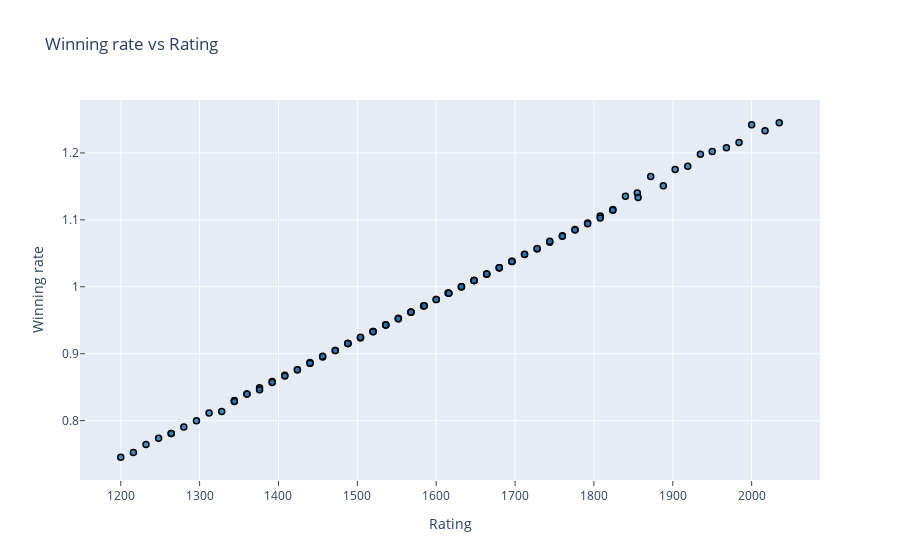

This figure's notebook cell:
### Code cell
# create trace1 
trace1 = go.Scatter(
                y = (df.international_win + df.turkish_win) / (df.international_lose + df.turkish_lose + df.international_draw + df.turkish_draw),
                x = df.rate,
                mode = 'markers',
                marker = dict(color = 'rgba(31, 119, 180, 0.8)',
                              line=dict(color='rgb(0,0,0)',width=1.5))
            )
layout = dict(title = 'Winning rate vs Rating',
             yaxis= dict(title= 'Winning rate',ticklen= 5,zeroline= False, ticks="inside"), 
             xaxis = dict(title = 'Rating', ticklen = 5, zeroline = False, ticks="outside"))
data = [trace1]

fig = {'data': data, 'layout': layout}
iplot(fig)

### Figure 1 — Plotly figure (JSON) as saved in the notebook; plotly's stock layout.template omitted (floating-point values rounded to 4 significant figures)
{"data": [{"marker": {"color": "rgba(31, 119, 180, 0.8)", "line": {"color": "rgb(0,0,0)", "width": 1.5}}, "mode": "markers", "type": "scatter", "x": [1664, 1440, 1504, 1680, 1488, 1680, 1488, 1600, 1744, 1776, 1536, 1824, 1696, 1344, 1792, 1392, 1424, 1792, 1648, 1648, 1808, 1408, 2000, 1696, 1632, 1424, 1744, 1776, 1296, 1520, 1919, 1568, 1536, 1360, 1584, 1520, 1360, 1456, 1615, 1216, 1264, 1440, 1344, 1312, 1712, 1648, 1568, 1840, 1536, 1888, 1760, 1552, 1855, 1552, 1728, 1632, 1264, 1200, 1680, 1408, 2035, 1456, 1248, 1376, 1520, 1552, 1808, 1712, 1232, 1664, 1584, 1664, 1616, 1280, 1600, 2017, 1728, 1984, 1585, 1856, 1504, 1935, 1950, 1472, 1488, 1504, 1568, 1824, 1376, 1616, 1440, 1696, 1968, 1392, 1760, 1472, 1632, 1903, 1872, 1328], "y": [1.019, 0.8857, 0.9238, 1.029, 0.9151, 1.028, 0.9151, 0.9811, 1.067, 1.086, 0.9434, 1.115, 1.038, 0.8302, 1.095, 0.8585, 0.8762, 1.094, 1.01, 1.009, 1.106, 0.8679, 1.242, 1.038, 1, 0.8762, 1.068, 1.085, 0.8, 0.9333, 1.18, 0.9619, 0.9429, 0.8396, 0.9717, 0.9333, 0.8396, 0.8952, 0.9906, 0.7524, 0.781, 0.8868, 0.8286, 0.8113, 1.048, 1.009, 0.9619, 1.135, 0.9429, 1.151, 1.076, 0.9528, 1.14, 0.9524, 1.057, 1, 0.781, 0.7453, 1.029, 0.8667, 1.245, 0.8962, 0.7736, 0.8491, 0.9327, 0.9524, 1.103, 1.049, 0.7642, 1.019, 0.9714, 1.019, 0.9905, 0.7905, 0.9811, 1.233, 1.057, 1.216, 0.9717, 1.133, 0.9238, 1.198, 1.202, 0.9048, 0.9151, 0.9245, 0.9623, 1.114, 0.8462, 0.9905, 0.8857, 1.038, 1.208, 0.8571, 1.075, 0.9048, 1, 1.175, 1.165, 0.8137]}], "layout": {"title": {"text": "Winning rate vs Rating"}, "xaxis": {"ticklen": 5, "ticks": "outside", "title": {"text": "Rating"}, "zeroline": false}, "yaxis": {"ticklen": 5, "ticks": "inside", "title": {"text": "Winning rate"}, "zeroline": false}}}
